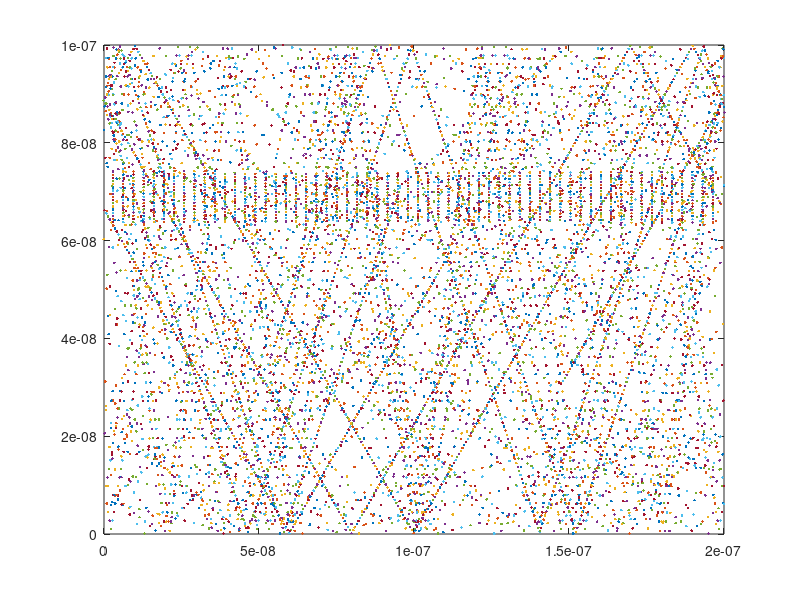
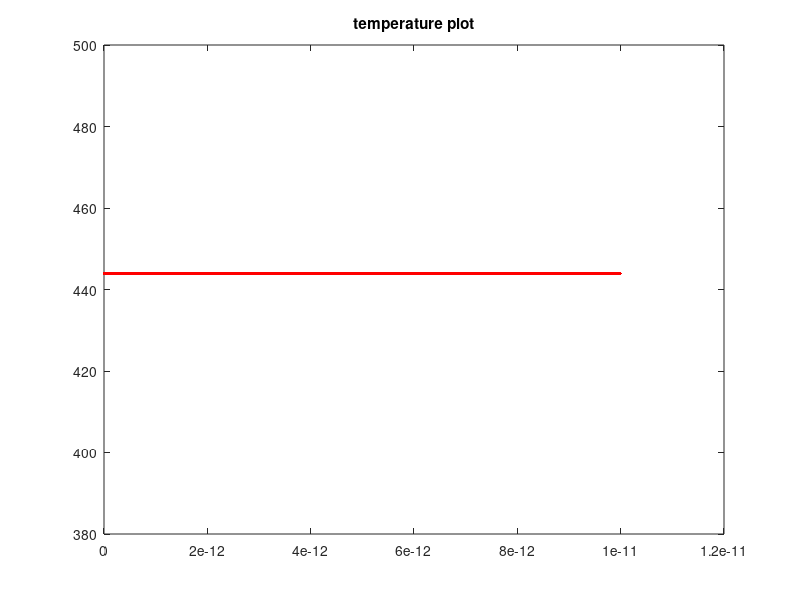

Write MATLAB code to recreate these figures, in order.
% By Huanyu Liu
% 100986552
% For elec4700 assignment1 part1

% Initialize the parameters
n=10; % number of particles
T=300; % temperture of the backgound
L=200e-9; % length of the frame (figure 1)
H=100e-9; % height of the frame
tao=0.2e-12; % the given mean time between collisions
m0=9.109e-31; % mass of a particle
mn=0.26*m0; % effective mass
kb=1.38e-23; % constant coeffient
vth=sqrt(2*kb*T/mn); % average speed of each particle
% Initialize the positions of each particle
Pox = L*rand(1,n);
Poy = H*rand(1,n);
% Initialize the speed of each particle and measure the initial temperature
for num=1:n
Vx(num) = randn()*vth/sqrt(2);
Vy(num) = randn()*vth/sqrt(2);
end
Tmeasured = sum(Vx.^2 + Vy.^2).*mn./(2*kb*n);
% draw the first locations of the particles and the blocks
figure(1)
plot(Pox,Poy,'.');
xlim([0 L]);
ylim([0 H]);
hold on
% more parameters that will be used in the loop
TStop = 1e-11; % max running time
t=0; % start time
dt=1e-14; % step time
path=0; % initialize the path length
 while t < TStop
     z=round(1+t/dt); % index, the z-th interval between collisions
     
         Tmeasured = sum(Vx.^2 + Vy.^2).*mn./(2*kb*n);
         Vact=sqrt(sum(Vx.^2+Vy.^2)/n); % the average speed of all the particles
         path=path+Vact*dt;
     tPx = Pox + Vx.*dt; % predict the position 
     tPy = Poy + Vy.*dt;
% when the particles go to the right and left border
     px1 = Pox >= L;
     Pox(px1) = Pox(px1) - L;
     px2 = Pox <= 0;
     Pox(px2) = Pox(px2) + L;
     
     py1 = tPy <= 0;
     Vy(py1) = Vy(py1) .* (-1);
     py2 = tPy >= H;
     Vy(py2) = Vy(py2) .* (-1);
         % now all velocity have been modified to the correct direction,
         % update the position
     Pox = Pox + Vx.*dt;
     Poy = Poy + Vy.*dt;
     
     figure(1)
     plot(Pox,Poy,'.');
     xlim([0 L]);
     ylim([0 H]);
     hold on

     figure(2)
     plot(t,Tmeasured,'.r');
     title('temperature plot');
     hold on
     
     fprintf('time: %g (%5.2g %%) temperature: %g \n', t/dt, t / TStop * 100, Tmeasured);
     pause(0.01)
     t=t+dt;
 end
     fprintf(' vth: %g\n',vth);
         MFP=path;
     fprintf(' MFP:%g m \n ', MFP);
  